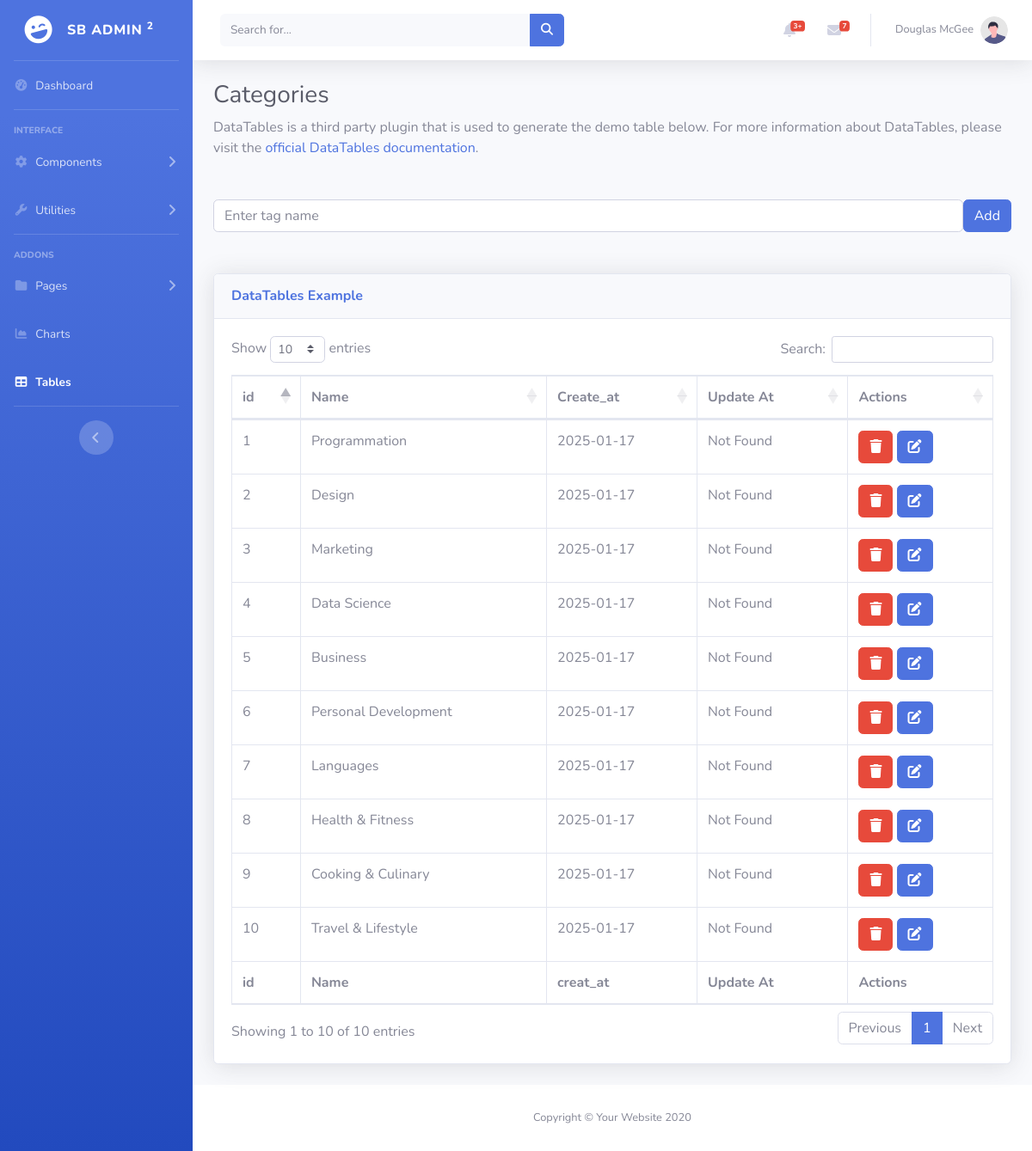
/src/view/admin/categorieTable.php, run on the app's committed database.
### tables this page shows
CREATE TABLE Categories
(
    id INT AUTO_INCREMENT ,
    name VARCHAR(500) UNIQUE ,
    PRIMARY KEY (id),
    created_at DATE NOT NULL ,
    updated_at DATE NULL,
    deleted_at DATE NULL
);

### src/config/Connexion.php (called while the page is built, shortened)
<?php
class Connexion {
    private static $con;
    public static function connection() {
        if(self::$con != null){
        return self::$con;
    }
    else{
         $dotenv = Dotenv::createImmutable(__DIR__.'/../../');
        try {
            self::$con = new PDO(
                "mysql:host=".$_ENV["LOCALHOST"].";dbname=".$_ENV["DATABASE"].";port=".$_ENV["PORT"],
                $_ENV["USER"],
                $_ENV["USER_Password"]
            );
            return self::$con;
        } catch (PDOException $e) {
            echo "Error db: " . $e->getMessage();
            error_log("Connection failed: " . $e->getMessage());
        }
    }
    }
}
?>

### src/Controller/CategorieController.php (called while the page is built, shortened)
<?php
class CategorieController
{
  private $Categoeriemodel ;
     public function __construct()
     {
      $this->Categoeriemodel = new Categoriemodel();
     }
    public function getCategorieC(){
      $getAllcategories = $this->Categoeriemodel-> getAll();
      return  $getAllcategories ;
    }
}
?>

### src/model/BaseModel.php (called while the page is built, shortened)
<?php
abstract class BaseModel{
public function __construct($table_name){
 $this->table_name = $table_name;
 $this->con = Connexion::connection();
}
}
?>

### src/model/Categoriemodel.php (called while the page is built, shortened)
<?php
class Categoriemodel extends BaseModel{
public function getAll(){
    $query = "SELECT Categories.id , Categories.name , Categories.created_at , Categories.updated_at from $this->table_name where Categories.deleted_at IS NULL";
    $stmt = $this->con->prepare($query);
    $stmt->execute();
    $result = $stmt->fetchAll(PDO::FETCH_ASSOC);
if(!$result){
return null ;
}
else{
    return $result ;
}
}
}
?>

### src/view/admin/categorieTable.php (the view, shortened to what this page needs)
<?php
$categorieCon = new CategorieController();
$resultcategories = $categorieCon->getCategorieC();
?>
<!DOCTYPE html>
<html lang="en">
<head>
    <link href="../../../../vendor/fontawesome-free/css/all.min.css" rel="stylesheet" type="text/css">
    <link href="../../../../public/css/sb-admin-2.min.css" rel="stylesheet">
    <link href="../../../../vendor/datatables/dataTables.bootstrap4.min.css" rel="stylesheet">
</head>
<body id="page-top">
    <div id="wrapper">
        <ul class="navbar-nav bg-gradient-primary sidebar sidebar-dark accordion" id="accordionSidebar">
            <a class="sidebar-brand d-flex align-items-center justify-content-center" href="index.html">
                <div class="sidebar-brand-icon rotate-n-15">
                    <i class="fas fa-laugh-wink"></i>
                </div>
                <div class="sidebar-brand-text mx-3">SB Admin <sup>2</sup></div>
            </a>
            <hr class="sidebar-divider my-0">
            <li class="nav-item">
                <a class="nav-link" href="dashboard.php">
                    <i class="fas fa-fw fa-tachometer-alt"></i>
                    <span>Dashboard</span></a>
            </li>
            <hr class="sidebar-divider">
            <div class="sidebar-heading">
                Interface
            </div>
            <li class="nav-item">
                <a class="nav-link collapsed" href="#" data-toggle="collapse" data-target="#collapseTwo"
                    aria-expanded="true" aria-controls="collapseTwo">
                    <i class="fas fa-fw fa-cog"></i>
                    <span>Components</span>
                </a>
            </li>
            <li class="nav-item">
                <a class="nav-link collapsed" href="#" data-toggle="collapse" data-target="#collapseUtilities"
                    aria-expanded="true" aria-controls="collapseUtilities">
                    <i class="fas fa-fw fa-wrench"></i>
                    <span>Utilities</span>
                </a>
            </li>
            <hr class="sidebar-divider">
            <div class="sidebar-heading">
                Addons
            </div>
            <li class="nav-item">
                <a class="nav-link collapsed" href="#" data-toggle="collapse" data-target="#collapsePages"
                    aria-expanded="true" aria-controls="collapsePages">
                    <i class="fas fa-fw fa-folder"></i>
                    <span>Pages</span>
                </a>
            </li>
            <li class="nav-item">
                <a class="nav-link" href="charts.html">
                    <i class="fas fa-fw fa-chart-area"></i>
                    <span>Charts</span></a>
            </li>
            <li class="nav-item active">
                <a class="nav-link" href="tables.html">
                    <i class="fas fa-fw fa-table"></i>
                    <span>Tables</span></a>
            </li>
            <hr class="sidebar-divider d-none d-md-block">
            <div class="text-center d-none d-md-inline">
                <button class="rounded-circle border-0" id="sidebarToggle"></button>
            </div>
        </ul>
        <div id="content-wrapper" class="d-flex flex-column">
            <div id="content">
                <nav class="navbar navbar-expand navbar-light bg-white topbar mb-4 static-top shadow">
                    <form
                        class="d-none d-sm-inline-block form-inline mr-auto ml-md-3 my-2 my-md-0 mw-100 navbar-search">
                        <div class="input-group">
                            <input type="text" class="form-control bg-light border-0 small" placeholder="Search for..."
                                aria-label="Search" aria-describedby="basic-addon2">
                            <div class="input-group-append">
                                <button class="btn btn-primary" type="button">
                                    <i class="fas fa-search fa-sm"></i>
                                </button>
                            </div>
                        </div>
                    </form>
                    <ul class="navbar-nav ml-auto">
                        <li class="nav-item dropdown no-arrow mx-1">
                            <a class="nav-link dropdown-toggle" href="#" id="alertsDropdown" role="button"
                                data-toggle="dropdown" aria-haspopup="true" aria-expanded="false">
                                <i class="fas fa-bell fa-fw"></i>
                                <span class="badge badge-danger badge-counter">3+</span>
                            </a>
                        </li>
                        <li class="nav-item dropdown no-arrow mx-1">
                            <a class="nav-link dropdown-toggle" href="#" id="messagesDropdown" role="button"
                                data-toggle="dropdown" aria-haspopup="true" aria-expanded="false">
                                <i class="fas fa-envelope fa-fw"></i>
                                <span class="badge badge-danger badge-counter">7</span>
                            </a>
                        </li>
                        <li class="nav-item dropdown no-arrow">
                            <a class="nav-link dropdown-toggle" href="#" id="userDropdown" role="button"
                                data-toggle="dropdown" aria-haspopup="true" aria-expanded="false">
                                <span class="mr-2 d-none d-lg-inline text-gray-600 small">Douglas McGee</span>
                                <img class="img-profile rounded-circle"
                                    src="img/undraw_profile.svg">
                            </a>
                        </li>
                    </ul>
                </nav>
                <div class="container-fluid">
                    <h1 class="h3 mb-2 text-gray-800">Categories</h1>
                    <p class="mb-4">DataTables is a third party plugin that is used to generate the demo table below.
                        For more information about DataTables, please visit the <a target="_blank"
                            href="https://datatables.net">official DataTables documentation</a>.</p>
                            <form id= "tableauCategoriesubmit" action="" method="post">
                                 <div class="d-flex align-items-center my-5">
                                <input type="text" name = "CategorieName" class="form-control me-2" placeholder="Enter tag name" id="CategorieInput">
                                <button type="submit" name="addCategorie" class="btn btn-primary" id="addCategorie">Add</button>
                                </div>
                    <div class="card shadow mb-4">
                        <div class="card-header py-3">
                            <h6 class="m-0 font-weight-bold text-primary">DataTables Example</h6>
                        </div>
                        <div class="card-body">
                            <div class="table-responsive">
                                <table class="table table-bordered" id="dataTable" width="100%" cellspacing="0">
                                    <thead>
                                        <tr>
                                            <th>id</th>
                                            <th>Name</th>
                                            <th>Create_at</th>
                                            <th>Update At</th>
                                            <th>Actions</th>
                                        </tr>
                                    </thead>
                                    <tfoot>
                                        <tr>
                                            <th>id</th>
                                            <th>Name</th>
                                            <th>creat_at</th>
                                            <th>Update At</th>
                                            <th>Actions</th>
                                        </tr>
                                    </tfoot>
                                    <tbody>
                                        <?php
                                        foreach ($resultcategories as $key => $value ) :
                                        ?>
                                        <tr>
                                            <td><?=$value['id'] ?></td>
                                            <td id=<?='Catname' . $value['id'] ?>><?=$value['name'] ?></td>
                                            <td><?=$value['created_at'] ?? 'Not Found' ?></td>
                                            <td><?=$value['updated_at'] ?? 'Not Found' ?></td>
                                            <td>
                                           <button href="#" class="btn btn-danger" name="deletCategorie" onclick="deletCategorieFunc(event , <?=$value['id'] ?>)"> <input type="text" hidden > <i class="fas fa-trash"></i></button>
                                            <button type="button" class="btn btn-primary " onclick="editcategorie(<?=$value['id'] ?>)"><i class="fa-solid fa-pen-to-square"></i></button>
                                            </td>
                                        </tr>
                                        <?php endforeach ;?>
                                    </tbody>
                                </table>
                            </div>
                        </div>
                    </div>
                    </form>
                </div>
            </div>
            <footer class="sticky-footer bg-white">
                <div class="container my-auto">
                    <div class="copyright text-center my-auto">
                        <span>Copyright &copy; Your Website 2020</span>
                    </div>
                </div>
            </footer>
        </div>
    </div>
</body>
</html>

### data on the page
categories: id "1", name "Programmation", created_at "2025-01-17", updated_at "Not Found"
categories: id "2", name "Design", created_at "2025-01-17", updated_at "Not Found"
categories: id "3", name "Marketing", created_at "2025-01-17", updated_at "Not Found"
categories: id "4", name "Data Science", created_at "2025-01-17", updated_at "Not Found"
categories: id "5", name "Business", created_at "2025-01-17", updated_at "Not Found"
categories: id "6", name "Personal Development", created_at "2025-01-17", updated_at "Not Found"
categories: id "7", name "Languages", created_at "2025-01-17", updated_at "Not Found"
categories: id "8", name "Health & Fitness", created_at "2025-01-17", updated_at "Not Found"
categories: id "9", name "Cooking & Culinary", created_at "2025-01-17", updated_at "Not Found"
categories: id "10", name "Travel & Lifestyle", created_at "2025-01-17", updated_at "Not Found"
